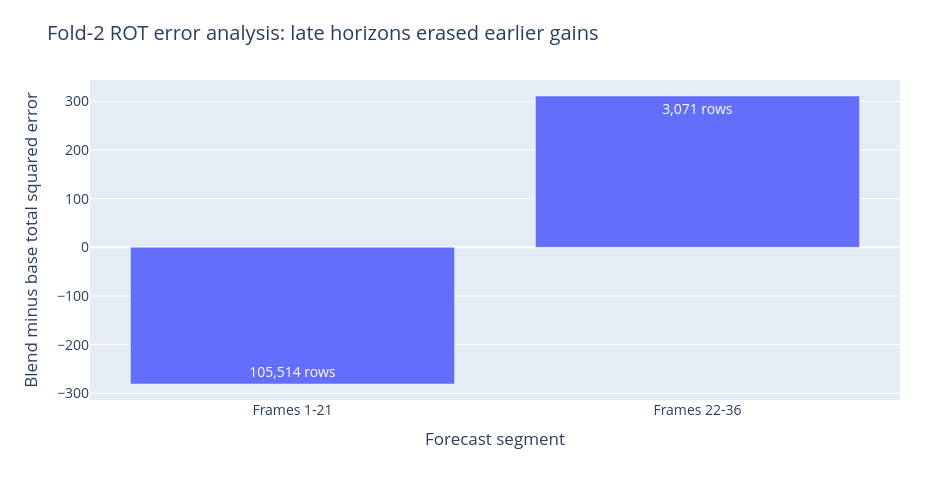

The cell this chart's notebook holds for it:
### Markdown cell above
ROT geometry is the clearest replication example: the Fold-1 discovery passed its gate, while the fixed Fold-2 confirmation did not. The failure is retained rather than reweighted away.

### Code cell
s=E['horizon_segments'];labels=[v['segment'] for v in s];delta=[v['delta_sse'] for v in s]
fig=go.Figure(go.Bar(x=labels,y=delta,text=[f"{v['rows']:,} rows" for v in s]))
fig.update_layout(title='Fold-2 ROT error analysis: late horizons erased earlier gains',xaxis_title='Forecast segment',yaxis_title='Blend minus base total squared error')
static,ax=plt.subplots();ax.bar(labels,delta);ax.axhline(0,linestyle='--');ax.set(ylabel='Change in total squared error',title='Late-horizon errors erased earlier ROT gains')
show(fig,static,'winner_horizon')

### Figure 1 — Plotly figure (JSON) as saved in the notebook; plotly's stock layout.template omitted (floating-point values rounded to 4 significant figures)
{"data": [{"text": ["105,514 rows", "3,071 rows"], "type": "bar", "x": ["Frames 1-21", "Frames 22-36"], "y": [-280.9, 311.0]}], "layout": {"font": {"size": 14}, "height": 480, "margin": {"b": 80, "l": 90, "r": 40, "t": 80}, "title": {"text": "Fold-2 ROT error analysis: late horizons erased earlier gains"}, "width": 940, "xaxis": {"title": {"text": "Forecast segment"}}, "yaxis": {"title": {"text": "Blend minus base total squared error"}}}}
